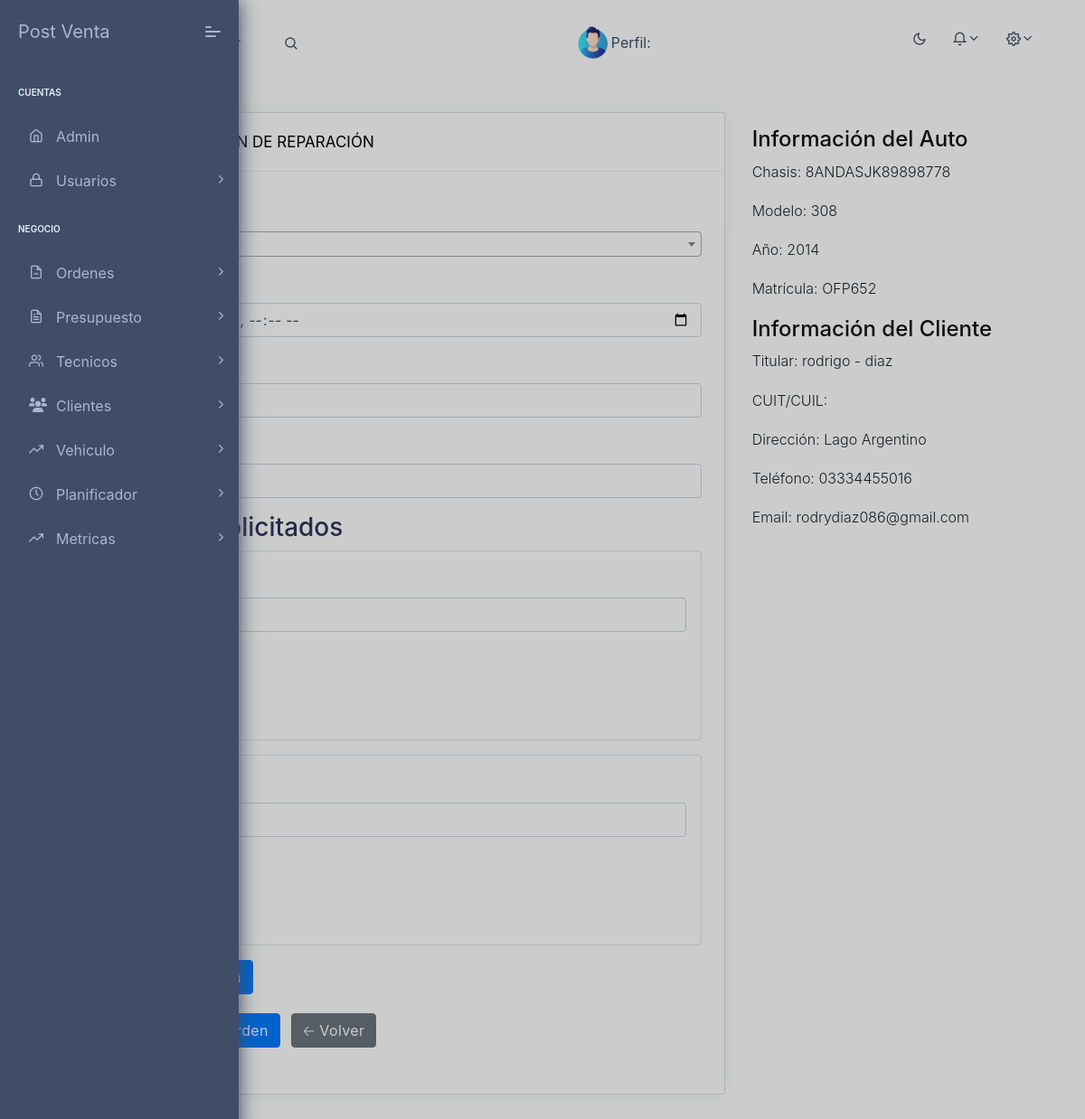
Page /editar-orden/229 (signed in) on the committed database.
### base/models.py (models this page shows, shortened)
class Orden(models.Model):
    usuario = models.ForeignKey(User, on_delete=models.CASCADE, null=True, blank=True)
    id = models.AutoField(primary_key=True)
    intervencion = models.TextField(blank=True, null=True)
    modifacado = models.DateTimeField(auto_now=True)
    entrega = models.DateTimeField(auto_now_add=False, default=None, null=True, blank=True)
    mano_de_obra = models.DecimalField(max_digits=10, decimal_places=2, null=True, blank=True)
    estado = models.CharField(choices=ESTADO_ORDEN, null=False, blank=False, max_length=20, default='pendiente')
    fecha_creacion = models.DateTimeField(auto_now_add=True)
    fecha_inicio = models.DateTimeField(null=True, blank=True)
    fecha_finalizacion = models.DateTimeField(null=True, blank=True)
    km = models.IntegerField(null=True, blank=True)
    tecnico = models.ForeignKey(Tecnico, on_delete=models.SET_NULL, null=True, blank=True)
    hora_asignada = models.TimeField(null=True, blank=True)
    hora_inicio = models.DateTimeField(null=True, blank=True)
    hora_final = models.DateTimeField(null=True, blank=True)
    tiempo_total = models.DurationField(null=True, blank=True, default=timedelta)
    timer_running = models.BooleanField(default=False)
    progreso = models.FloatField(default=0)
    auto = models.ForeignKey(Auto, on_delete=models.CASCADE, null=True, blank=True)  # Cambio aquí
    class Meta:
        verbose_name = 'Orden'
        verbose_name_plural = 'Ordenes'

class Auto(models.Model):
    cliente = models.ForeignKey(Cliente, on_delete=models.CASCADE, related_name='autos')
    matricula = models.CharField(max_length=15, unique=True)  # Asegurarse de que la matrícula sea única
    vehiculo = models.CharField(choices=MODELO_VEHICULO, max_length=20, default='seleccione un modelo')
    chasis = models.CharField(max_length=16, unique=True)
    anio = models.IntegerField(null=True, blank=True)
    class Meta:
        verbose_name = 'Auto'
        verbose_name_plural = 'Autos'
    def __str__(self):
        return f'{self.matricula}'

class Cliente(models.Model):
    usuario = models.ForeignKey(User, on_delete=models.CASCADE,
                                null=True,
                                blank=True)
    nombre = models.CharField(max_length=15)
    apellido = models.CharField(max_length=15)
    dni = models.CharField(max_length=15, unique=True)
    telefono = models.CharField(max_length=15, unique=True)
    email = models.EmailField(max_length=30, unique=True)
    direccion = models.CharField(max_length=15)
    vehiculo = models.CharField(choices=MODELO_VEHICULO, null=False, blank=False, max_length=20, default='seleccione '
                                                                                                         'un modelo')
    provincia = models.CharField(max_length=15, null=True, blank=True)
    localidad = models.CharField(max_length=15, null=True, blank=True)
    class Meta:
        verbose_name = 'Cliente'
        verbose_name_plural = 'Clientes'
    def __str__(self):
        return f'{self.nombre} - {self.apellido}'

### base/views.py (the view, shortened to what this page needs)
# urls.py: path('editar-orden/<int:pk>', EditarOrden.as_view(), name='editar-orden'),
class EditarOrden(LoginRequiredMixin, UpdateView):
    model = Orden
    form_class = OrdenForms
    template_name = 'orden/editar_orden.html'
    def get_context_data(self, **kwargs):
        context = super().get_context_data(**kwargs)
        context['orden'] = self.get_object()
        context['items_solicitados'] = ItemSolicitado.objects.filter(orden=self.get_object())
        if self.request.POST:
            context['items_formset'] = ItemSolicitadoFormSet(self.request.POST, instance=self.object)
        else:
            context['items_formset'] = ItemSolicitadoFormSet(instance=self.object)
        context['auto'] = Auto.objects.all()
        context['clientes'] = Cliente.objects.all()
        return context

### base/froms.py
class OrdenForms(forms.ModelForm):
    class Meta:
        model = Orden
        fields = [
             'auto', 'entrega', 'km', 'mano_de_obra'
        ]
        widgets = {
            'auto': forms.Select(attrs={'class': 'js-select_auto'}),
            'estado': forms.Select(attrs={'class': 'form-control'}),
            'entrega': forms.DateTimeInput(attrs={'class': 'form-control', 'type': 'datetime-local'}),
            'km': forms.TextInput(attrs={'class': 'form-control'}),
            'mano_de_obra': forms.NumberInput(attrs={'class': 'form-control', 'step': '0.01'}),
        }
        labels = {
            'auto': 'Vehículo',
        }

### base/templates/orden/editar_orden.html (shortened to what this page needs)
{% extends "base.html" %}
{% load static %}
{% block content %}
<link rel="stylesheet" href="https://cdnjs.cloudflare.com/ajax/libs/select2/4.0.13/css/select2.min.css">
<div class="container">
    <div class="row">
        <div class="col-sm-12 col-md-8">
            <div class="card">
                <div class="card-header">
                    <h5>EDITAR ORDEN DE REPARACIÓN</h5>
                </div>
                <div class="card-body">
                    <form method="POST">
                        {{ form.as_p }}
                        <h3>Ítems Solicitados</h3>
                        <div id="formset-container">
                            {% for form in items_formset %}
                                <div class="formset-row mb-3 p-3 border rounded">
                                    {{ form.as_p }}
                                    <button type="button" class="remove-item btn btn-danger btn-sm">Eliminar</button>
                                </div>
                            {% endfor %}
                        </div>
                        <button type="button" id="add-item" class="btn btn-primary">Agregar Ítem</button>
                        <div class="form-group mt-3">
                            <a href="{% url 'index' %}" class="btn btn-secondary">&#x1F860; Volver</a>
                        </div>
                    </form>
                </div>
            </div>
        </div>
        <div class="col-sm-12 col-md-4 mt-3">
            <div id="autoInfo">
                <h4>Información del Auto</h4>
                <p>Chasis: <span>{{orden.auto.chasis}}</span></p>
                <p>Modelo: <span>{{orden.auto.vehiculo}}</span></p>
                <p>Año: <span>{{orden.auto.anio}}</span></p>
                <p>Matrícula: <span>{{orden.auto.matricula}}</span></p>
            </div>
            <div id="clienteInfo" class="mt-3">
                <h4>Información del Cliente</h4>
                <p>Titular: <span>{{orden.auto.cliente}}</span></p>
                <p>CUIT/CUIL: </p>
                <p>Dirección: <span >{{orden.auto.cliente.direccion}}</span></p>
                <p>Teléfono: <span >{{orden.auto.cliente.telefono}}</span></p>
                <p>Email: <span >{{orden.auto.cliente.email}}</span></p>
            </div>
        </div>
    </div>
</div>
{% endblock content %}

### rows in the picture
Orden: km "43", mano_de_obra "22.00", auto.chasis "8ANDASJK89898778", auto.vehiculo "308", auto.anio "2014", auto.matricula "OFP652", auto.cliente "rodrigo - diaz", auto.cliente.direccion "Lago Argentino", auto.cliente.telefono "03334455016", auto.cliente.email "rodrydiaz086@gmail.com"
